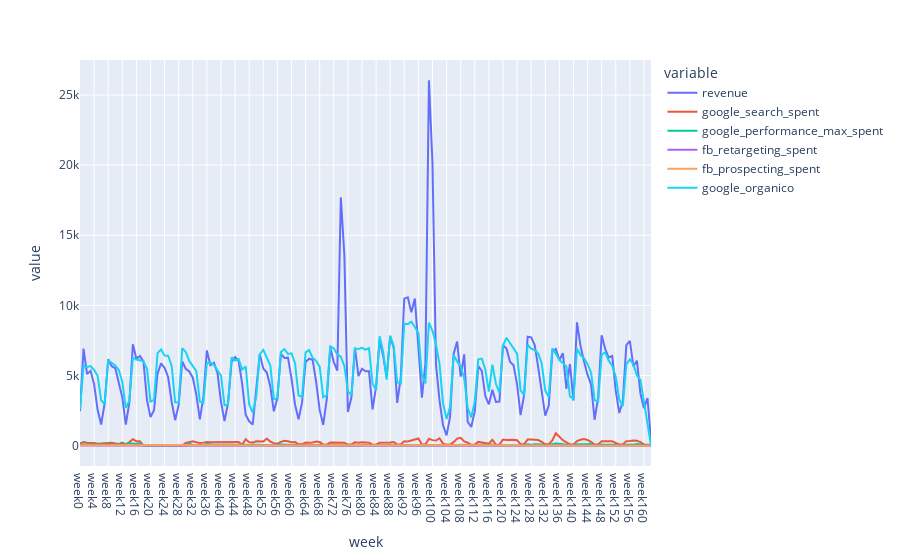

Notebook code for this chart:
### Markdown cell above
Understanding the data on graph

### Code cell
fig = px.line(dataframe, x='week', y = dataframe.columns)
fig.show()

### Figure 1 — Plotly figure (JSON) as saved in the notebook; plotly's stock layout.template omitted (floating-point values rounded to 4 significant figures; data arrays with more than 128 entries replaced by an {"elided": "..."} marker saying what was removed)
{"data": [{"hovertemplate": "variable=revenue<br>week=%{x}<br>value=%{y}<extra></extra>", "legendgroup": "revenue", "line": {"color": "#636efa", "dash": "solid"}, "marker": {"symbol": "circle"}, "mode": "lines", "name": "revenue", "orientation": "v", "showlegend": true, "type": "scatter", "x": {"elided": "163 str values"}, "xaxis": "x", "y": {"elided": "163 float values"}, "yaxis": "y"}, {"hovertemplate": "variable=google_search_spent<br>week=%{x}<br>value=%{y}<extra></extra>", "legendgroup": "google_search_spent", "line": {"color": "#EF553B", "dash": "solid"}, "marker": {"symbol": "circle"}, "mode": "lines", "name": "google_search_spent", "orientation": "v", "showlegend": true, "type": "scatter", "x": {"elided": "163 str values"}, "xaxis": "x", "y": {"elided": "163 float values"}, "yaxis": "y"}, {"hovertemplate": "variable=google_performance_max_spent<br>week=%{x}<br>value=%{y}<extra></extra>", "legendgroup": "google_performance_max_spent", "line": {"color": "#00cc96", "dash": "solid"}, "marker": {"symbol": "circle"}, "mode": "lines", "name": "google_performance_max_spent", "orientation": "v", "showlegend": true, "type": "scatter", "x": {"elided": "163 str values"}, "xaxis": "x", "y": {"elided": "163 float values"}, "yaxis": "y"}, {"hovertemplate": "variable=fb_retargeting_spent<br>week=%{x}<br>value=%{y}<extra></extra>", "legendgroup": "fb_retargeting_spent", "line": {"color": "#ab63fa", "dash": "solid"}, "marker": {"symbol": "circle"}, "mode": "lines", "name": "fb_retargeting_spent", "orientation": "v", "showlegend": true, "type": "scatter", "x": {"elided": "163 str values"}, "xaxis": "x", "y": {"elided": "163 float values"}, "yaxis": "y"}, {"hovertemplate": "variable=fb_prospecting_spent<br>week=%{x}<br>value=%{y}<extra></extra>", "legendgroup": "fb_prospecting_spent", "line": {"color": "#FFA15A", "dash": "solid"}, "marker": {"symbol": "circle"}, "mode": "lines", "name": "fb_prospecting_spent", "orientation": "v", "showlegend": true, "type": "scatter", "x": {"elided": "163 str values"}, "xaxis": "x", "y": {"elided": "163 float values"}, "yaxis": "y"}, {"hovertemplate": "variable=google_organico<br>week=%{x}<br>value=%{y}<extra></extra>", "legendgroup": "google_organico", "line": {"color": "#19d3f3", "dash": "solid"}, "marker": {"symbol": "circle"}, "mode": "lines", "name": "google_organico", "orientation": "v", "showlegend": true, "type": "scatter", "x": {"elided": "163 str values"}, "xaxis": "x", "y": {"elided": "163 int values"}, "yaxis": "y"}], "layout": {"legend": {"title": {"text": "variable"}, "tracegroupgap": 0}, "margin": {"t": 60}, "xaxis": {"anchor": "y", "domain": [0, 1], "title": {"text": "week"}}, "yaxis": {"anchor": "x", "domain": [0, 1], "title": {"text": "value"}}}}
